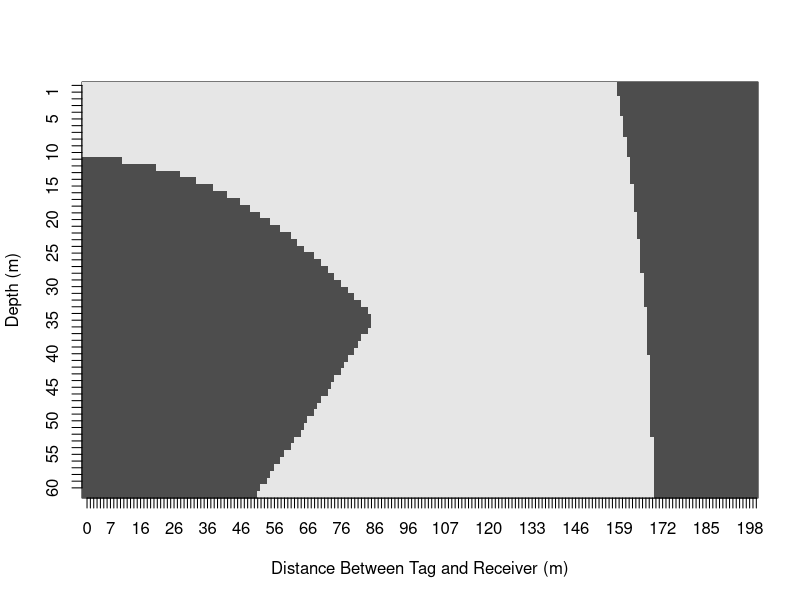

This figure's R source:
#### Mechanistic Model for Predicting the Occurrence of CPDI

#### Written by Stephen Scherrer
#### Written 24 April 2015 
#### Last Modified: 22 June 2017
#### Email: scherrer@hawaii.edu
#### All rights preserved, all wrongs traversed

#### Predicting the occurance of interfering bounce paths for Vemco
#### Acoustic hardware over a range of vertical and horizontal tag
#### and receiver depth distributions producing CPDI (the doughnut effect). 

#### See Example at end of script. 

#### This script includes two user functions.
 ### predict_cpdi_interference()
  ##    This function produces a matrix where rows corrospond to transmitter depth and columns corrospond to transmitter distance from receiver.
  ##      Use of the plot argument will produce an image for easy viewing
  ##    inputs: 
  ##            bottom_depth - Depth in meters of study site. 
  ##            ave_max_detection_radius - Distance at which tags are no longer detected by receivers. Determined by range testing.
  ##            receiver_depth - Depth of receiver  in meters relative to the surface. (ie: If receiver is on rope 3 m above seafloor, receiver depth = bottom depth - 3)
  ##            speed_of_sound - Speed of sound in enviornment. Assummed to be 1530 m/sec unless specified otherwise
  ##            max_horizontal_dist - Maximum distance model should search over
  ##            evaluation_interval - To reduce computational speed, model can bin search area. By default, model makes a prediction for every 1 meter.  
  ##            blanking_interval - The receiver's blanking interval in seconds (default is 0.260)
  ##            plot - Whether or not to produce a plot showing where detections are predicted to occur. Light grey indicates positions where a tag can be heard while dark grey are positions where tag is not heard
  ##            ...  - Additonal plot options found in plot heat map function. Notably, save_file = TRUE will save a plot to the working directory
 
 ### rank_receiver_depths()
  ##    This function generates a list of the optimum heights for placing a receiver based on the number of total  positions that a tag can be detected
  ##    Inputs:
  ##            bottom_depth - Depth in meters of study site. 
  ##            max_horizontal_dist - Maximum distance model should search over
  ##            ave_max_detection_radius - Distance at which tags are no longer detected by receivers. Determined by range testing.
  ##            evaluation_interval - To reduce computational speed, model can bin search area. By default, model makes a prediction for every 1 meter.  
  ##            speed_of_sound - Speed of sound in enviornment. Assummed to be 1530 m/sec unless specified otherwise
  ##            blanking_interval - The receiver's blanking interval in seconds (default is 0.260)
  ##            tag_depth_range - An optional vector of depths a tag may appear of the format min_depth:max_depth. If a fish is known to be present at depths of 120-300 m, it makes no sense to evaluate positions shallower than 120 m.  


#### Model Functions ------------------------------------------------

## Calculating arrival time of higher order transmission paths
get_surf_paths = function(surface_to_tag_distance, 
                          surface_to_receiver_distance, 
                          tag_to_receiver_horizontal_distance = x, 
                          bottom_depth, 
                          speed_of_sound,
                          ave_max_detection_radius){
  
  R = 0 # Number of Reflections in bounce path
  
  ## Path can be thought of as the geometric summation of a series of similar
    ## triangles which can be unfolded into a large right triangle (Pascal's triangle) 
    ## where the base is the horizontal distance between the tag and receiver, and the 
    ## leg is the sum of the vertical distance between the tag and receiver, as well 
    ## as the depth of the water column for any bounce paths that are effected by
    ## substrate. 
  
  surf_paths = (1/speed_of_sound) * # (m/s) to convert distance to seconds
    sqrt( # Implementation of Pathagorean theorum
      tag_to_receiver_horizontal_distance ^ 2 + # Horizontal distance tag to receiver
                          (surface_to_tag_distance + # Vertical distance of tag 
                           #to acoustically reflective surface
                           (R-1) * # Term to constrain addition of bottom depth term
                                    # and the number of times it is implemented
                             bottom_depth + # Bottom depth term only included when
                                    # number of reflections in path 
                             abs(((R-1) %% 2 * bottom_depth) - # Path either
                                  # encounters receiver from below or above. When
                                  # number of reflections that begin at surface is
                                  # even, reflection at receiver is from below.
                                  # Modulo is 1 when R is odd, which makes this term
                                  # drop out. When even, this term is equivilent to
                                  # bottom depth. 
                                   surface_to_receiver_distance))^2) # Because path
                                  # encounter from below height is only equivilent 
                                  # height of receiver from bottom and not full water
                                  # column, subtracting the surface to receiver
                                  # distance gives the benthos to receiver distance.
                                  # Absolute value of the whole term is taken so 
                                  # when modulo evaluates 0, the added height to 
                                  # triangle leg is the surface to tag distance and
                                  # should be positive. 
  
  ## Until the length of higher order reflective paths is greater than the maximum
    ## path length (linearly transformed by speed of sound)
  while (surf_paths[length(surf_paths)] <= (ave_max_detection_radius * (1/speed_of_sound))){
    ## Increment order of reflections by one
    R = R + 1 
    ## Then re-run surf paths formula, and add to surf_paths output
    surf_paths = c(surf_paths, 
                  (1/speed_of_sound) * sqrt(tag_to_receiver_horizontal_distance^2 + 
                                 (surface_to_tag_distance + (R-1) * bottom_depth + 
                                    abs(((R-1) %% 2 * bottom_depth) - 
                                          surface_to_receiver_distance))^2))
  }
  ## When greatest surf path is larger than maximum surf path, stop running loop
    ## and remove impossibly long surf path from output
  surf_paths = surf_paths[-(length(surf_paths))]
  ## Then return
  return (surf_paths)
}

get_benthos_paths = function(surface_to_tag_distance = dt, 
                             surface_to_receiver_distance = dr,
                             tag_to_receiver_horizontal_distance = x, 
                             bottom_depth = db, 
                             speed_of_sound = v,
                             ave_max_detection_radius = amdr){
  R = 1
  ### See get_surf_paths() function for explination of geometry and equation below
  ### But reverse 
  benth_paths = (1/speed_of_sound) * sqrt(tag_to_receiver_horizontal_distance^2 + 
                               (bottom_depth-surface_to_tag_distance + 
                                  (R-1) * bottom_depth + 
                                  abs(((R) %% 2 *bottom_depth) - 
                                        surface_to_receiver_distance))^2)

  while (benth_paths[length(benth_paths)] <= (ave_max_detection_radius * (1/speed_of_sound))){
    R = R + 1
    benth_paths = c(benth_paths, 
                    (1/speed_of_sound) * sqrt(tag_to_receiver_horizontal_distance^2 + 
                               (bottom_depth-surface_to_tag_distance + (R-1) * bottom_depth + abs(((R) %% 2 *bottom_depth) - surface_to_receiver_distance))^2)) 
  }
  benth_paths = benth_paths[-(length(benth_paths))]
  return (benth_paths)
}

evaluate_interference = function(surface_to_tag_distance, 
                                 surface_to_receiver_distance, 
                                 tag_to_receiver_horizontal_distance, 
                                 bottom_depth, 
                                 speed_of_sound,
                                 ave_max_detection_radius,
                                 blanking_interval,
                                 plot = TRUE){
  
  ## Takes arrival times of surface path and benthic paths, and subtracts the time
    ## of the direct path. Then evaluates this against the blanking interval to 
    ## determine how many signal paths interfere with the blanking time for a
    ## choosen variable set. Returns number of conflicting signals. Will return 1 if 
    ## tag is out of range of the receiver
  
  arrival_times = unique(c(get_surf_paths(surface_to_tag_distance, 
                                   surface_to_receiver_distance, 
                                   tag_to_receiver_horizontal_distance, 
                                   bottom_depth, speed_of_sound, ave_max_detection_radius), 
                    get_benthos_paths(surface_to_tag_distance, 
                                      surface_to_receiver_distance, 
                                      tag_to_receiver_horizontal_distance, 
                                      bottom_depth, speed_of_sound, ave_max_detection_radius)))
  if(length(arrival_times) != 0){
    ## Getting arrival time of multipath signals relative to the direct path
    arrival_differences = arrival_times - min(arrival_times)
    ## Return the number of multipaths that exceed the length of the blanking interval
    return(sum((arrival_differences > blanking_interval)))
  }else{
    ## Return one if tag is out of range of the receiver
    return(1)
  }
}

plot_heat_map = function(matrix_to_plot, 
                         color_palette = sort(gray.colors(n = 2), decreasing = TRUE), 
                         compress_x_labels = 1, 
                         compress_y_labels = 1, 
                         save_file = FALSE, 
                         save_description = NULL, 
                         main = NULL){
  matrix_to_plot[matrix_to_plot > 0] = 1
  if(save_file == TRUE){
    if(is.null(save_description) == FALSE){
      png(save_description)
    }else{
      title = 'CPDI'
      png(paste(as.character(Sys.time()),'CPDI Simulation Results.png'))
    }
  }
  image(x = t(apply(matrix_to_plot, 2, rev)), 
        col = rev(color_palette), 
        xaxt = 'n', yaxt = 'n', 
        xlab = 'Distance Between Tag and Receiver (m)', 
        ylab = 'Depth (m)',
        main = main)
  
  ## scaling and positioning x axis labels 
  if(is.null(compress_x_labels) == TRUE){
    compress_x_labels = 1
  }
  xaxis_n = seq(1, ncol(matrix_to_plot), by = compress_x_labels)
  xaxis_labels = colnames(matrix_to_plot)[xaxis_n]
  xaxis_pos = xaxis_n / ncol(matrix_to_plot)
  axis(side = 1, labels = xaxis_labels, at = xaxis_pos)
  
  
  ## scaling and positioning y axis labels
  if(is.null(compress_y_labels) == TRUE){
    compress_y_labels = 1 
  }
  yaxis_n = seq(1, nrow(matrix_to_plot), by = compress_y_labels)
  yaxis_labels = rev(rownames(matrix_to_plot)[yaxis_n])
  yaxis_pos = yaxis_n / nrow(matrix_to_plot)
  axis(side = 2, labels = yaxis_labels, at = yaxis_pos)
  
  if(save_file == TRUE){
    dev.off()
  }
}

predict_cpdi_interference = function(bottom_depth,
                                       ave_max_detection_radius,
                                       receiver_depth,
                                       speed_of_sound = 1530,
                                       max_horizontal_dist = 1000,
                                       evaluation_interval = 1,
                                       blanking_interval = .260,
                                       plot = TRUE,
                                       ...){
  ## Models CPDI simulating a tag and fixed depth receiver 
  ## Runs evaluate interference function over a series of distances for a receiver
  ## at a fixed height to calculate a matrix where the rows represent various transmitter
  ## heights  and the columns are distances from the receiver. Values
  ## are the number of conflicting signals for each variable set
  mod_matrix = matrix(0, 
                   1 + ceiling(bottom_depth)/evaluation_interval, 
                   1 + ceiling(max_horizontal_dist)/evaluation_interval)
  for (mat_row in 1:nrow(mod_matrix)){
    transmitter_depth = (mat_row - 1) * evaluation_interval
    for (mat_col in 1:ncol(mod_matrix)){
      transmitter_distance = (mat_col - 1) * evaluation_interval
      transmitter_height_eval_score = 0
      ### Calculate unique multipath arrival times
      score = evaluate_interference(surface_to_tag_distance = transmitter_depth, 
                                       surface_to_receiver_distance = receiver_depth, 
                                       tag_to_receiver_horizontal_distance = transmitter_distance, 
                                       bottom_depth = bottom_depth, 
                                       speed_of_sound = speed_of_sound,
                                       ave_max_detection_radius = ave_max_detection_radius,
                                       blanking_interval = blanking_interval,
                                       plot = FALSE)

      ## If no detection is predicted (interference or out of range), mark it as such
        if(score > 0){
          mod_matrix[mat_row, mat_col] = 0 # zero = no detection
        }else{ ## Otherwise
          mod_matrix[mat_row, mat_col] = 1 # one = detection
        }
      }
  }
  colnames(mod_matrix) = as.character(0:(dim(mod_matrix)[2]-1))
  rownames(mod_matrix) = as.character(0:(dim(mod_matrix)[1]-1))
  if(plot == TRUE){
    plot_heat_map(mod_matrix, ...)
  }
  return(mod_matrix)
}
  

rank_receiver_depths = function(bottom_depth, 
                                      max_horizontal_dist,
                                      ave_max_detection_radius,
                                      evaluation_interval = 1,
                                      speed_of_sound = 1530,
                                      blanking_interval = .260,
                                      tag_depth_range = FALSE){
  ## Models CPDI simulating a fixed depth 
  ## Runs evaluate interference function over a series of distances receiver
    ## heights to calculate a matrix where the rows represent various receiver
    ## height configurations and the rows are distances from the receiver. Values
    ## are the number of conflicting signals for each variable set
  receiver_position_score = c()
  for(receiver_depth in seq(from = 1, to = bottom_depth, by = evaluation_interval)){
    receiver_interference = predict_cpdi_interference(bottom_depth = bottom_depth,
                                                        ave_max_detection_radius = ave_max_detection_radius,
                                                        receiver_depth = receiver_depth,
                                                        speed_of_sound = speed_of_sound,
                                                        max_horizontal_dist = max_horizontal_dist,
                                                        evaluation_interval = evaluation_interval,
                                                        blanking_interval = blanking_interval,
                                                        plot = FALSE)
  
  ## If tag depth range argument is provided, any tag positions not in the depth range are ignored
    if(tag_depth_range[1] != FALSE){
      tag_depth_range = tag_depth_range / evaluation_interval
      ## Note: If depth range is not easily divisible by evaluation interval, depth range is rounded
      tag_depth_range = unique(round(tag_depth_range))
      tag_depth_range = tag_depth_range[tag_depth_range <= nrow(receiver_interference)]
      receiver_interference = receiver_interference[tag_depth_range, ]
      }
    
  ## Receiver Position Score is the total number of positions where detections are thought 
    ## to occur for a receiver at a given height.
    ## A larger receiver position score indicates a large number of detectable positions
  receiver_position_score = c(receiver_position_score, sum(receiver_interference))
  }
  ## Reorder receivers to produce a list of receiver deployment positions from best to worst
  ideal_receiver_heights = order(receiver_position_score, decreasing = TRUE) * evaluation_interval
  return(ideal_receiver_heights)
}


######## Usage Example ######## 

## Determining if, and how far CPDI extends from my receiver
cpdi_presence = predict_cpdi_interference(bottom_depth = 300,
                                    ave_max_detection_radius = 846,
                                    receiver_depth = 299,
                                    speed_of_sound = 1530,
                                    max_horizontal_dist = 1000,
                                    evaluation_interval = 5,
                                    blanking_interval = 0.260,
                                    plot = TRUE,
                                    save_file = FALSE)

## Generating a list of best receiver placements at my study site
ideal_receiver_depth = rank_receiver_depths(bottom_depth = 300,
                                              max_horizontal_dist = 1000,
                                              ave_max_detection_radius = 846,
                                              evaluation_interval = 50,
                                              speed_of_sound = 1530,
                                              blanking_interval = 0.260,
                                              tag_depth_range = 75:400)
